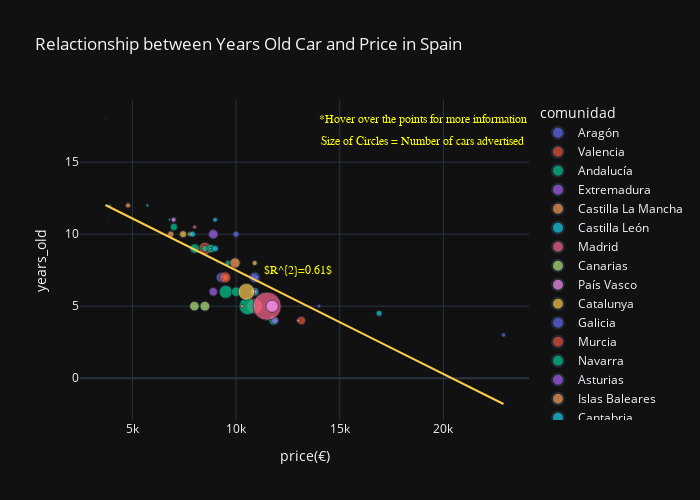

Source (notebook cell):
### Markdown cell above
Since we are particularly interested on the Features that **correlate well** with our target variable (**Price**), let's take a closer look to those relactionships using **Plotly**

### Code cell
fig = px.scatter(df_map_pairs,
                 title="Relactionship between Years Old Car and Price in Spain",
                 x="price(€)", 
                 y="years_old", 
                 size="number_cars",
                 hover_name = "region",
                hover_data=["percentage_professional", "horse_power", "adds_per_1000_people"],
                color="comunidad",
                template="plotly_dark", 
                width=700, height=500)
fig.add_trace(go.Scatter(x=[19000, 19000, 13000], y=[17.5, 16, 7], 
                         mode="text", 
                         text=["*Hover over the points for more information",
                               "Size of Circles = Number of cars advertised", 
                               "$R^{2}=0.61$"],
                        textposition="top center",
                        textfont=dict(family="arial", size=12, color="yellow")))
 
help_fig = px.scatter(df_map_pairs, x="price(€)", y="years_old", trendline="ols")
x_trend = help_fig["data"][1]['x']
y_trend = help_fig["data"][1]['y']
fig.add_trace(go.Line(x=x_trend, y=y_trend))

fig.show()
# help_fig.show()

### Figure 1 — Plotly figure (JSON) as saved in the notebook; plotly's stock layout.template omitted (floating-point values rounded to 4 significant figures)
{"data": [{"customdata": [[93.4, 150, 1.1], [77.5, 130, 0.5], [86.1, 120, 0.9]], "hovertemplate": "<b>%{hovertext}</b><br><br>comunidad=Aragón<br>price(€)=%{x}<br>years_old=%{y}<br>number_cars=%{marker.size}<br>percentage_professional=%{customdata[0]}<br>horse_power=%{customdata[1]}<br>adds_per_1000_people=%{customdata[2]}<extra></extra>", "hovertext": ["Teruel", "Huesca", "Zaragoza"], "legendgroup": "Aragón", "marker": {"color": "#636efa", "size": [166, 111, 904], "sizemode": "area", "sizeref": 19.53, "symbol": "circle"}, "mode": "markers", "name": "Aragón", "orientation": "v", "showlegend": true, "type": "scatter", "x": [22900, 14000, 9276], "xaxis": "x", "y": [3, 5, 7], "yaxis": "y"}, {"customdata": [[86.5, 125.5, 1.1], [86.6, 120, 0.9], [82.2, 125, 0.8]], "hovertemplate": "<b>%{hovertext}</b><br><br>comunidad=Valencia<br>price(€)=%{x}<br>years_old=%{y}<br>number_cars=%{marker.size}<br>percentage_professional=%{customdata[0]}<br>horse_power=%{customdata[1]}<br>adds_per_1000_people=%{customdata[2]}<extra></extra>", "hovertext": ["Castellon", "Valencia", "Alicante"], "legendgroup": "Valencia", "marker": {"color": "#EF553B", "size": [646, 2387, 1517], "sizemode": "area", "sizeref": 19.53, "symbol": "circle"}, "mode": "markers", "name": "Valencia", "orientation": "v", "showlegend": true, "type": "scatter", "x": [13150, 10900, 8500], "xaxis": "x", "y": [4, 5, 9], "yaxis": "y"}, {"customdata": [[80.3, 120, 0.7], [89.1, 120, 1.5], [76.1, 122, 1], [85, 120, 1.1], [68.8, 120, 0.6], [64.4, 130, 0.7], [68.7, 120, 0.8], [73.4, 120, 0.8]], "hovertemplate": "<b>%{hovertext}</b><br><br>comunidad=Andalucía<br>price(€)=%{x}<br>years_old=%{y}<br>number_cars=%{marker.size}<br>percentage_professional=%{customdata[0]}<br>horse_power=%{customdata[1]}<br>adds_per_1000_people=%{customdata[2]}<extra></extra>", "hovertext": ["Cadiz", "Sevilla", "Malaga", "Cordoba", "Huelva", "Almeria", "Granada", "Jaen"], "legendgroup": "Andalucía", "marker": {"color": "#00cc96", "size": [807, 2821, 1660, 868, 301, 449, 699, 522], "sizemode": "area", "sizeref": 19.53, "symbol": "circle"}, "mode": "markers", "name": "Andalucía", "orientation": "v", "showlegend": true, "type": "scatter", "x": [11809, 10560, 9500, 10000, 9600, 8500, 8790, 7000.0], "xaxis": "x", "y": [4, 5, 6, 6, 8, 9, 9, 10.5], "yaxis": "y"}, {"customdata": [[86.4, 130, 1.2], [79.2, 120, 1]], "hovertemplate": "<b>%{hovertext}</b><br><br>comunidad=Extremadura<br>price(€)=%{x}<br>years_old=%{y}<br>number_cars=%{marker.size}<br>percentage_professional=%{customdata[0]}<br>horse_power=%{customdata[1]}<br>adds_per_1000_people=%{customdata[2]}<extra></extra>", "hovertext": ["Caceres", "Badajoz"], "legendgroup": "Extremadura", "marker": {"color": "#ab63fa", "size": [492, 693], "sizemode": "area", "sizeref": 19.53, "symbol": "circle"}, "mode": "markers", "name": "Extremadura", "orientation": "v", "showlegend": true, "type": "scatter", "x": [11875, 8900], "xaxis": "x", "y": [4, 6], "yaxis": "y"}, {"customdata": [[75.9, 130, 0.5], [69.3, 120, 0.5], [70.3, 120, 0.5], [94.6, 130, 2.6], [69.7, 125, 0.5]], "hovertemplate": "<b>%{hovertext}</b><br><br>comunidad=Castilla La Mancha<br>price(€)=%{x}<br>years_old=%{y}<br>number_cars=%{marker.size}<br>percentage_professional=%{customdata[0]}<br>horse_power=%{customdata[1]}<br>adds_per_1000_people=%{customdata[2]}<extra></extra>", "hovertext": ["Cuenca", "Guadalajara", "Toledo", "Albacete", "Ciudad real"], "legendgroup": "Castilla La Mancha", "marker": {"color": "#FFA15A", "size": [116, 127, 377, 1041, 261], "sizemode": "area", "sizeref": 19.53, "symbol": "circle"}, "mode": "markers", "name": "Castilla La Mancha", "orientation": "v", "showlegend": true, "type": "scatter", "x": [13000, 10300, 9500, 9950, 4790], "xaxis": "x", "y": [4, 5, 7, 8, 12], "yaxis": "y"}, {"customdata": [[91.1, 150, 0.9], [93.9, 130, 1.9], [62.5, 120, 0.2], [66.7, 140, 0.5], [80.9, 130, 0.7], [66, 140, 0.4], [75.4, 140, 0.3], [53.8, 115, 0.3], [80, 120, 0.5]], "hovertemplate": "<b>%{hovertext}</b><br><br>comunidad=Castilla León<br>price(€)=%{x}<br>years_old=%{y}<br>number_cars=%{marker.size}<br>percentage_professional=%{customdata[0]}<br>horse_power=%{customdata[1]}<br>adds_per_1000_people=%{customdata[2]}<extra></extra>", "hovertext": ["Burgos", "Salamanca", "Soria", "Zamora", "Valladolid", "Leon", "Segovia", "Avila", "Palencia"], "legendgroup": "Castilla León", "marker": {"color": "#19d3f3", "size": [326, 669, 16, 90, 371, 215, 57, 52, 80], "sizemode": "area", "sizeref": 19.53, "symbol": "circle"}, "mode": "markers", "name": "Castilla León", "orientation": "v", "showlegend": true, "type": "scatter", "x": [16900, 10900, 9095, 8750.0, 9000, 8990, 6800, 3925, 5725], "xaxis": "x", "y": [4.5, 6, 8, 9, 9, 11, 11, 12, 12], "yaxis": "y"}, {"customdata": [[88.2, 130, 1.2]], "hovertemplate": "<b>%{hovertext}</b><br><br>comunidad=Madrid<br>price(€)=%{x}<br>years_old=%{y}<br>number_cars=%{marker.size}<br>percentage_professional=%{customdata[0]}<br>horse_power=%{customdata[1]}<br>adds_per_1000_people=%{customdata[2]}<extra></extra>", "hovertext": ["Madrid"], "legendgroup": "Madrid", "marker": {"color": "#FF6692", "size": [7813], "sizemode": "area", "sizeref": 19.53, "symbol": "circle"}, "mode": "markers", "name": "Madrid", "orientation": "v", "showlegend": true, "type": "scatter", "x": [11495], "xaxis": "x", "y": [5], "yaxis": "y"}, {"customdata": [[73.6, 115, 0.9], [75.6, 110, 0.8]], "hovertemplate": "<b>%{hovertext}</b><br><br>comunidad=Canarias<br>price(€)=%{x}<br>years_old=%{y}<br>number_cars=%{marker.size}<br>percentage_professional=%{customdata[0]}<br>horse_power=%{customdata[1]}<br>adds_per_1000_people=%{customdata[2]}<extra></extra>", "hovertext": ["Santa cruz de tenerife", "Las palmas"], "legendgroup": "Canarias", "marker": {"color": "#B6E880", "size": [939, 881], "sizemode": "area", "sizeref": 19.53, "symbol": "circle"}, "mode": "markers", "name": "Canarias", "orientation": "v", "showlegend": true, "type": "scatter", "x": [8495, 7990], "xaxis": "x", "y": [5, 5], "yaxis": "y"}, {"customdata": [[91.7, 130, 1.3], [70.4, 125, 0.4], [75.7, 130, 0.8]], "hovertemplate": "<b>%{hovertext}</b><br><br>comunidad=País Vasco<br>price(€)=%{x}<br>years_old=%{y}<br>number_cars=%{marker.size}<br>percentage_professional=%{customdata[0]}<br>horse_power=%{customdata[1]}<br>adds_per_1000_people=%{customdata[2]}<extra></extra>", "hovertext": ["Vizcaya", "Guipuzcoa", "Alava"], "legendgroup": "País Vasco", "marker": {"color": "#FF97FF", "size": [1490, 247, 243], "sizemode": "area", "sizeref": 19.53, "symbol": "circle"}, "mode": "markers", "name": "País Vasco", "orientation": "v", "showlegend": true, "type": "scatter", "x": [11740.0, 10900, 6990], "xaxis": "x", "y": [5, 6, 11], "yaxis": "y"}, {"customdata": [[83.7, 130, 0.5], [77.2, 130, 0.6], [67.5, 124, 0.3], [78.6, 125, 0.6]], "hovertemplate": "<b>%{hovertext}</b><br><br>comunidad=Catalunya<br>price(€)=%{x}<br>years_old=%{y}<br>number_cars=%{marker.size}<br>percentage_professional=%{customdata[0]}<br>horse_power=%{customdata[1]}<br>adds_per_1000_people=%{customdata[2]}<extra></extra>", "hovertext": ["Barcelona", "Lleida", "Girona", "Tarragona"], "legendgroup": "Catalunya", "marker": {"color": "#FECB52", "size": [2770, 259, 240, 496], "sizemode": "area", "sizeref": 19.53, "symbol": "circle"}, "mode": "markers", "name": "Catalunya", "orientation": "v", "showlegend": true, "type": "scatter", "x": [10500, 10900, 7775, 7445], "xaxis": "x", "y": [6, 8, 10, 10], "yaxis": "y"}, {"customdata": [[81.8, 125, 0.9], [74.5, 135, 0.6], [78.8, 130, 0.6], [79.6, 130, 1]], "hovertemplate": "<b>%{hovertext}</b><br><br>comunidad=Galicia<br>price(€)=%{x}<br>years_old=%{y}<br>number_cars=%{marker.size}<br>percentage_professional=%{customdata[0]}<br>horse_power=%{customdata[1]}<br>adds_per_1000_people=%{customdata[2]}<extra></extra>", "hovertext": ["A coruña", "Pontevedra", "Ourense", "Lugo"], "legendgroup": "Galicia", "marker": {"color": "#636efa", "size": [1063, 599, 203, 358], "sizemode": "area", "sizeref": 19.53, "symbol": "circle"}, "mode": "markers", "name": "Galicia", "orientation": "v", "showlegend": true, "type": "scatter", "x": [10900, 10900, 10990, 9994.0], "xaxis": "x", "y": [7, 7, 7, 10], "yaxis": "y"}, {"customdata": [[77.3, 120, 0.8]], "hovertemplate": "<b>%{hovertext}</b><br><br>comunidad=Murcia<br>price(€)=%{x}<br>years_old=%{y}<br>number_cars=%{marker.size}<br>percentage_professional=%{customdata[0]}<br>horse_power=%{customdata[1]}<br>adds_per_1000_people=%{customdata[2]}<extra></extra>", "hovertext": ["Murcia"], "legendgroup": "Murcia", "marker": {"color": "#EF553B", "size": [1192], "sizemode": "area", "sizeref": 19.53, "symbol": "circle"}, "mode": "markers", "name": "Murcia", "orientation": "v", "showlegend": true, "type": "scatter", "x": [9470], "xaxis": "x", "y": [7], "yaxis": "y"}, {"customdata": [[87.5, 120, 1.4]], "hovertemplate": "<b>%{hovertext}</b><br><br>comunidad=Navarra<br>price(€)=%{x}<br>years_old=%{y}<br>number_cars=%{marker.size}<br>percentage_professional=%{customdata[0]}<br>horse_power=%{customdata[1]}<br>adds_per_1000_people=%{customdata[2]}<extra></extra>", "hovertext": ["Navarra"], "legendgroup": "Navarra", "marker": {"color": "#00cc96", "size": [886], "sizemode": "area", "sizeref": 19.53, "symbol": "circle"}, "mode": "markers", "name": "Navarra", "orientation": "v", "showlegend": true, "type": "scatter", "x": [8000], "xaxis": "x", "y": [9], "yaxis": "y"}, {"customdata": [[78, 130, 0.8]], "hovertemplate": "<b>%{hovertext}</b><br><br>comunidad=Asturias<br>price(€)=%{x}<br>years_old=%{y}<br>number_cars=%{marker.size}<br>percentage_professional=%{customdata[0]}<br>horse_power=%{customdata[1]}<br>adds_per_1000_people=%{customdata[2]}<extra></extra>", "hovertext": ["Asturias"], "legendgroup": "Asturias", "marker": {"color": "#ab63fa", "size": [858], "sizemode": "area", "sizeref": 19.53, "symbol": "circle"}, "mode": "markers", "name": "Asturias", "orientation": "v", "showlegend": true, "type": "scatter", "x": [8900], "xaxis": "x", "y": [10], "yaxis": "y"}, {"customdata": [[62.3, 110, 0.4]], "hovertemplate": "<b>%{hovertext}</b><br><br>comunidad=Islas Baleares<br>price(€)=%{x}<br>years_old=%{y}<br>number_cars=%{marker.size}<br>percentage_professional=%{customdata[0]}<br>horse_power=%{customdata[1]}<br>adds_per_1000_people=%{customdata[2]}<extra></extra>", "hovertext": ["Illes balears"], "legendgroup": "Islas Baleares", "marker": {"color": "#FFA15A", "size": [406], "sizemode": "area", "sizeref": 19.53, "symbol": "circle"}, "mode": "markers", "name": "Islas Baleares", "orientation": "v", "showlegend": true, "type": "scatter", "x": [6850], "xaxis": "x", "y": [10], "yaxis": "y"}, {"customdata": [[72, 120, 0.6]], "hovertemplate": "<b>%{hovertext}</b><br><br>comunidad=Cantabria<br>price(€)=%{x}<br>years_old=%{y}<br>number_cars=%{marker.size}<br>percentage_professional=%{customdata[0]}<br>horse_power=%{customdata[1]}<br>adds_per_1000_people=%{customdata[2]}<extra></extra>", "hovertext": ["Cantabria"], "legendgroup": "Cantabria", "marker": {"color": "#19d3f3", "size": [336], "sizemode": "area", "sizeref": 19.53, "symbol": "circle"}, "mode": "markers", "name": "Cantabria", "orientation": "v", "showlegend": true, "type": "scatter", "x": [7900], "xaxis": "x", "y": [10], "yaxis": "y"}, {"customdata": [[68.5, 136, 0.5]], "hovertemplate": "<b>%{hovertext}</b><br><br>comunidad=La Rioja<br>price(€)=%{x}<br>years_old=%{y}<br>number_cars=%{marker.size}<br>percentage_professional=%{customdata[0]}<br>horse_power=%{customdata[1]}<br>adds_per_1000_people=%{customdata[2]}<extra></extra>", "hovertext": ["La rioja"], "legendgroup": "La Rioja", "marker": {"color": "#FF6692", "size": [146], "sizemode": "area", "sizeref": 19.53, "symbol": "circle"}, "mode": "markers", "name": "La Rioja", "orientation": "v", "showlegend": true, "type": "scatter", "x": [8000], "xaxis": "x", "y": [10.5], "yaxis": "y"}, {"customdata": [[0, 105, 0], [40, 163, 0.1]], "hovertemplate": "<b>%{hovertext}</b><br><br>comunidad=Ceuta y Melilla<br>price(€)=%{x}<br>years_old=%{y}<br>number_cars=%{marker.size}<br>percentage_professional=%{customdata[0]}<br>horse_power=%{customdata[1]}<br>adds_per_1000_people=%{customdata[2]}<extra></extra>", "hovertext": ["Ceuta", "Melilla"], "legendgroup": "Ceuta y Melilla", "marker": {"color": "#B6E880", "size": [3, 5], "sizemode": "area", "sizeref": 19.53, "symbol": "circle"}, "mode": "markers", "name": "Ceuta y Melilla", "orientation": "v", "showlegend": true, "type": "scatter", "x": [3800, 3700], "xaxis": "x", "y": [11, 18], "yaxis": "y"}, {"mode": "text", "text": ["*Hover over the points for more information", "Size of Circles = Number of cars advertised", "$R^{2}=0.61$"], "textfont": {"color": "yellow", "family": "arial", "size": 12}, "textposition": "top center", "type": "scatter", "x": [19000, 19000, 13000], "y": [17.5, 16, 7]}, {"type": "scatter", "x": [3700, 3800, 3925, 4790, 5725, 6800, 6850, 6990, 7000.0, 7445, 7775, 7900, 7990, 8000, 8000, 8495, 8500, 8500, 8750.0, 8790, 8900, 8900, 8990, 9000, 9095, 9276, 9470, 9500, 9500, 9600, 9950, 9994.0, 10000, 10300, 10500, 10560, 10900, 10900, 10900, 10900, 10900, 10900, 10990, 11495, 11740.0, 11809, 11875, 13000, 13150, 14000, 16900, 22900], "y": [12.03, 11.95, 11.86, 11.24, 10.57, 9.795, 9.759, 9.659, 9.652, 9.331, 9.094, 9.004, 8.939, 8.932, 8.932, 8.575, 8.572, 8.572, 8.392, 8.363, 8.284, 8.284, 8.219, 8.212, 8.144, 8.013, 7.874, 7.852, 7.852, 7.78, 7.528, 7.496, 7.492, 7.276, 7.132, 7.089, 6.844, 6.844, 6.844, 6.844, 6.844, 6.844, 6.78, 6.416, 6.241, 6.19, 6.143, 5.333, 5.225, 4.613, 2.526, -1.793]}], "layout": {"height": 500, "legend": {"itemsizing": "constant", "title": {"text": "comunidad"}, "tracegroupgap": 0}, "title": {"text": "Relactionship between Years Old Car and Price in Spain"}, "width": 700, "xaxis": {"anchor": "y", "autorange": true, "domain": [0, 1], "range": [2470.0, 24130.0], "title": {"text": "price(€)"}, "type": "linear"}, "yaxis": {"anchor": "x", "autorange": true, "domain": [0, 1], "range": [-2.904, 19.32], "title": {"text": "years_old"}, "type": "linear"}}}
